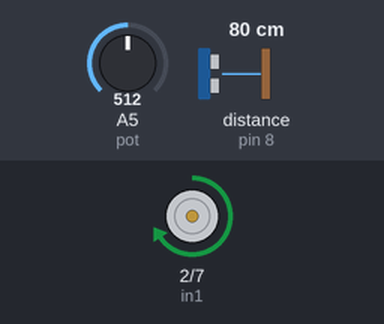
Bench run of a sketch on a simulated Arduino Uno, built with avr-gcc and run on an emulated ATmega328P. Shown: motor-driver pin pairs drawn as motors (green arrow = first pin HIGH = forward, orange = second pin HIGH = backward, longer = more drive, scaled by the enable pin). Wiring (inferred from the names in the program): ultrasonic range finder: trigger pin 12; echo pin 8. Inputs (shaded band) come from the test bench; at power-on: distance to the obstacle (sensor on pin 8) 80 cm, A5 (pot) = 512. The echo pulse lasts 58.3 µs per cm.

Above: at 1.2 s.
1.3 s: distance to the obstacle (sensor on pin 8) set to 2 cm
At 2.5 s:
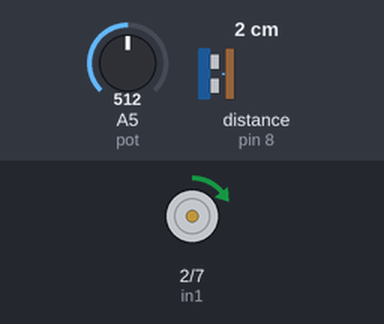
2.8 s: distance to the obstacle (sensor on pin 8) set to 35 cm
At 3.8 s:
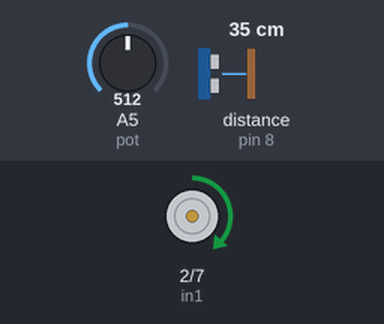
4.3 s: distance to the obstacle (sensor on pin 8) set to 60 cm
At 5.0 s:
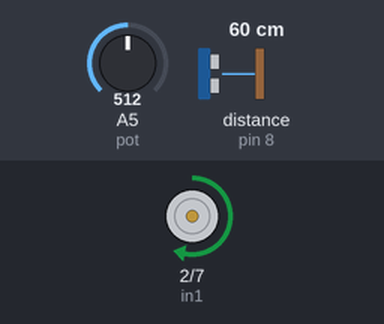
5.8 s: distance to the obstacle (sensor on pin 8) set to 120 cm
At 6.3 s:
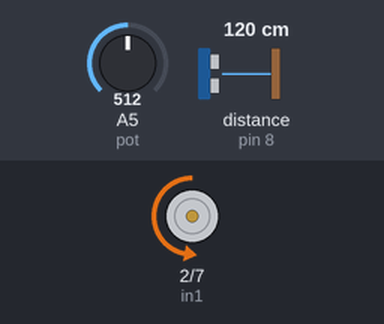
7.3 s: A5 (pot) set to 716
At 7.6 s:
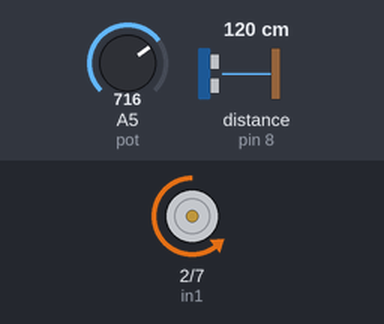
8.8 s: A5 (pot) set to 900
At 9.9 s:
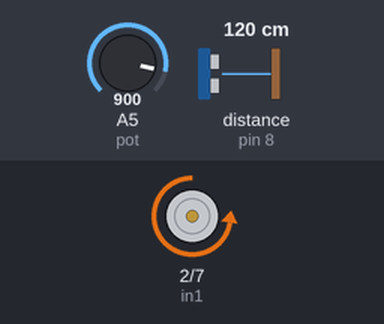
Timing chart, 0 to 11.3 s (numbered marks = the images above; inputs shaded):
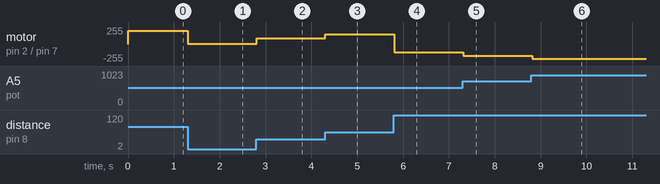

The sketch:

task.ino
```cpp
// C++ code
//
const int trig=12;
const int echo=8;
const int pot=5;
const int en1=6;
const int in1=2;
const int in2=7;
void setup()
{
  pinMode(trig, OUTPUT);
  pinMode(echo, INPUT);
  pinMode(en1, OUTPUT);
  pinMode(in1, OUTPUT);
  pinMode(in2, OUTPUT);
  pinMode(pot, INPUT);
}

void loop()
{
  digitalWrite(trig,LOW);
  delayMicroseconds(2);
  digitalWrite(trig,HIGH);
  delayMicroseconds(10);
  digitalWrite(trig,LOW);

  int v=analogRead(pot);
  int duration=pulseIn(echo,HIGH);
  int distance=duration*0.034/2;

  if(distance<=100){
  digitalWrite(in1,HIGH);
  digitalWrite(in2,LOW);
  analogWrite(en1,map(distance,0,100,0,255));
  }
  else{
  digitalWrite(in1,LOW);
  digitalWrite(in2,HIGH);
  analogWrite(en1,map(v,0,1023,0,255));
  }

}
```

Measured:
- after the input at 1.3 s, motor on pin 2 (in1) / pin 7 (in2): forward 198/255 → forward 2/255 at once
- after the input at 2.8 s, motor on pin 2 (in1) / pin 7 (in2): forward 2/255 → forward 86/255 at once
- after the input at 4.3 s, motor on pin 2 (in1) / pin 7 (in2): forward 86/255 → forward 150/255 at once
- after the input at 5.8 s, motor on pin 2 (in1) / pin 7 (in2): forward 150/255 → backward 127/255 at once
- after the input at 7.3 s, motor on pin 2 (in1) / pin 7 (in2): backward 127/255 → backward 178/255 at once
- after the input at 8.8 s, motor on pin 2 (in1) / pin 7 (in2): backward 178/255 → backward 224/255 at once
